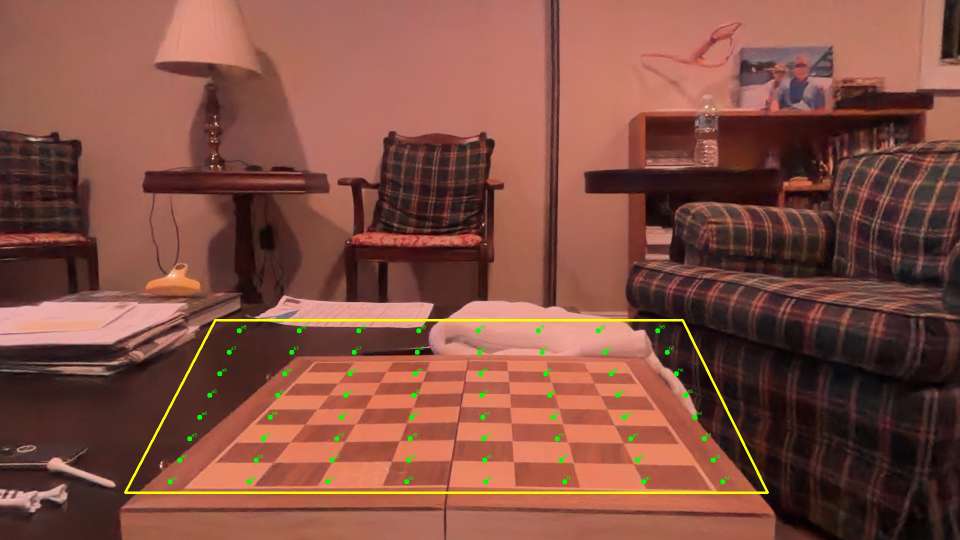
#> input picture board_roi_debug.jpg, 1920 x 1080 px (shown at 1/2 size)
$ python test_board_roi.py --image ../../board_roi_debug.jpg
#> lines starting #> are read from the running program, lines starting #| are printed output that depends on the picture; after the words box and inside, x2 and y2 are one past the last pixel; in counts of white or black regions, pixels touching at a corner belong together
### g1d_chess/vision/board_roi_detector.py
import cv2
import numpy as np


class BoardROIDetector:
    def __init__(self, x_min=0.12, x_max=0.78, y_min=0.61, y_max=0.95):
        self.x_min = x_min
        self.x_max = x_max
        self.y_min = y_min
        self.y_max = y_max

    def detect_board_corners(self, image_bgr):
        # Fixed corners from your current camera image.
        return np.array([
            [430, 640],    # top left
            [1365, 640],   # top right
            [1535, 985],   # bottom right
            [250, 985],    # bottom left
        ], dtype=np.float32)

    def square_centers_image(self, image_bgr):
        tl, tr, br, bl = self.detect_board_corners(image_bgr)
        centers = {}

        for r in range(8):
            for f in range(8):
                u = (f + 0.5) / 8.0
                v = (r + 0.5) / 8.0

                top = tl * (1 - u) + tr * u
                bottom = bl * (1 - u) + br * u
                p = top * (1 - v) + bottom * v

                square = f"{chr(ord('a') + f)}{8 - r}"
                centers[square] = p.tolist()

        return centers

    def debug_draw(self, image_bgr):
        image = image_bgr.copy()
        corners = self.detect_board_corners(image_bgr)
        centers = self.square_centers_image(image_bgr)

        cv2.polylines(image, [corners.astype(int)], True, (0, 255, 255), 4)

        for square, point in centers.items():
            x, y = map(int, point)
            cv2.circle(image, (x, y), 5, (0, 255, 0), -1)
            cv2.putText(image, square, (x + 4, y - 4),
                        cv2.FONT_HERSHEY_SIMPLEX, 0.35, (0, 255, 0), 1)

        return image

### g1d_chess/vision/test_board_roi.py
import argparse
import cv2

from g1d_chess.vision.board_roi_detector import BoardROIDetector


def main():
    parser = argparse.ArgumentParser()
    parser.add_argument("--image", required=True)
    parser.add_argument("--out", default="board_roi_debug.jpg")
    parser.add_argument("--x-min", type=float, default=0.12)
    parser.add_argument("--x-max", type=float, default=0.78)
    parser.add_argument("--y-min", type=float, default=0.61)
    parser.add_argument("--y-max", type=float, default=0.95)
    args = parser.parse_args()

    image = cv2.imread(args.image)
#> image is the input picture: shape (1080, 1920, 3); mean B, G, R 65.9, 79.1, 131.2
    if image is None:
        raise FileNotFoundError(args.image)

    detector = BoardROIDetector(args.x_min, args.x_max, args.y_min, args.y_max)
    debug = detector.debug_draw(image)
#> in debug_draw, `corners = self.detect_board_corners(image_bgr)`: corners = [[430, 640], [1365, 640], [1535, 985], [250, 985]]
#> in square_centers_image, `tl, tr, br, bl = self.detect_board_corners(image_bgr)`: tl = [430, 640]; tr = [1365, 640]; br = [1535, 985]; bl = [250, 985]
#> after the loop in square_centers_image, `for r in range(8):`: centers = 64 items
#> in debug_draw, `cv2.polylines(image, [corners.astype(int)], True, (0, 255, 255), 4)`:
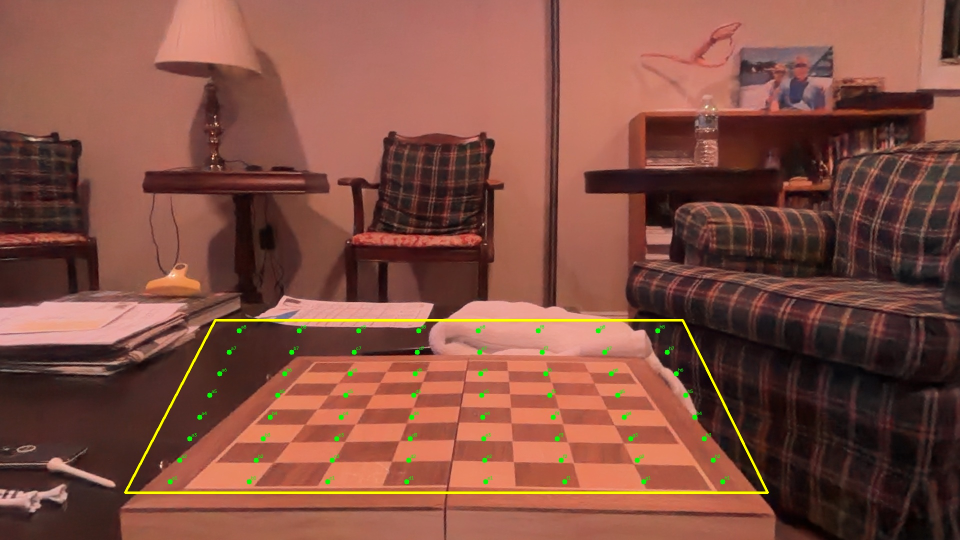
#> image: shape (1080, 1920, 3) (shown at 1/2 size); 0.62% of pixels changed, all inside (x1, y1, x2, y2) = (248, 638, 1538, 988)
#> the loop in debug_draw, `for square, point in centers.items():` made 64 passes
#> (square, point, x, y) on passes 1 to 12: ('a8', [478.6, 661.6], 478, 661), ('b8', [598.2, 661.6], 598, 661), ('c8', [717.8, 661.6], 717, 661), ('d8', [837.4, 661.6], 837, 661), ('e8', [957, 661.6], 956, 661), ('f8', [1076.6, 661.6], 1076, 661), ('g8', [1196.2, 661.6], 1196, 661), ('h8', [1315.8, 661.6], 1315, 661), ('a7', [458.8, 704.7], 458, 704), ('b7', [583.9, 704.7], 583, 704), ('c7', [708.9, 704.7], 708, 704), ('d7', [834, 704.7], 834, 704)
#> after the loop in debug_draw, `for square, point in centers.items():`:
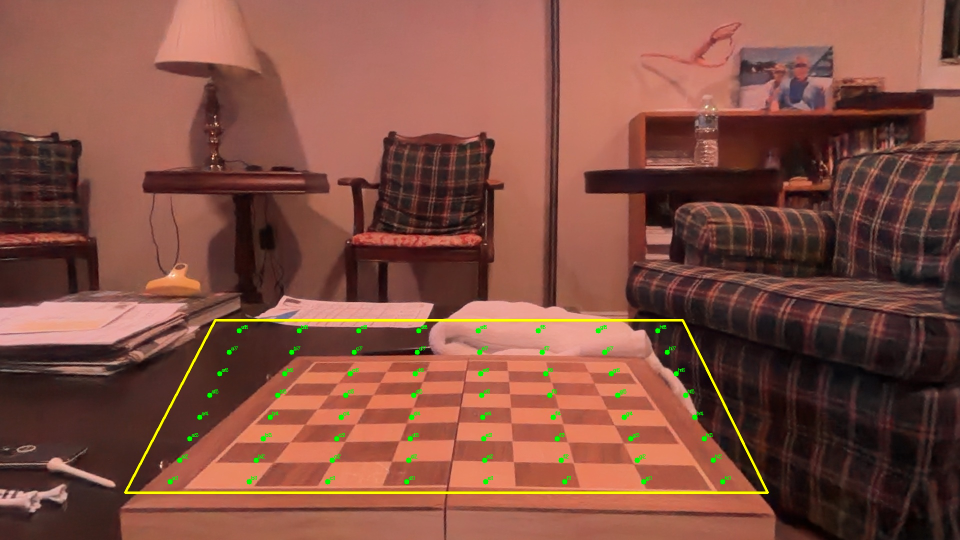
#> image: shape (1080, 1920, 3) (shown at 1/2 size); 0.34% of pixels changed, all inside (x1, y1, x2, y2) = (335, 650, 1461, 969)
    cv2.imwrite(args.out, debug)

    print(f"Saved {args.out}")
    print(detector.square_centers_image(image))
#> (printed output is left out)


if __name__ == "__main__":
    main()
